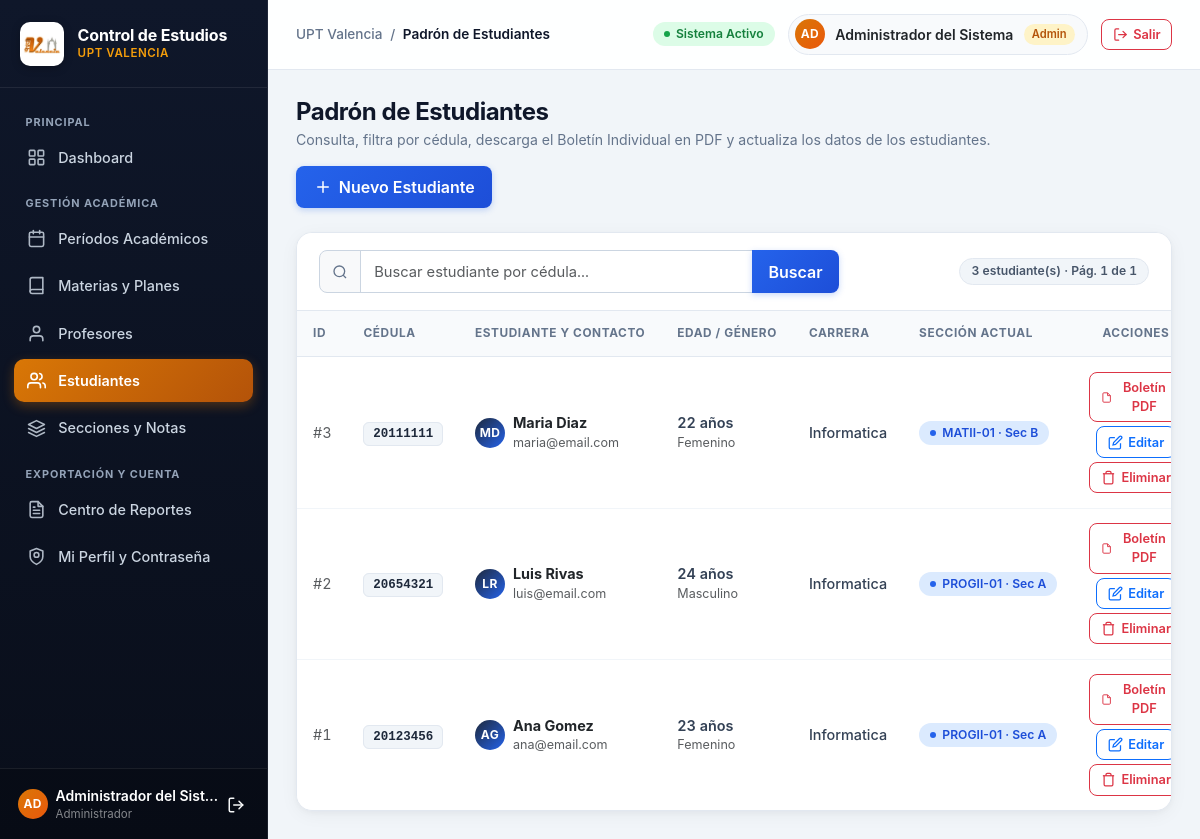
/estudiante/index (signed in), run on the app's committed database.
### tables this page shows
CREATE TABLE estudiantes (
    id INT AUTO_INCREMENT PRIMARY KEY,
    cedula VARCHAR(20) NOT NULL UNIQUE,
    nombres VARCHAR(100) NOT NULL,
    apellidos VARCHAR(100) NOT NULL,
    fecha_nacimiento DATE NOT NULL,
    genero ENUM('M', 'F', 'Otro') NOT NULL,
    direccion VARCHAR(200) NULL,
    telefono VARCHAR(20) NULL,
    correo VARCHAR(150) NULL,
    carrera VARCHAR(100) NULL,
    seccion_id INT NULL,
    created_at TIMESTAMP DEFAULT CURRENT_TIMESTAMP,
    CONSTRAINT fk_estudiante_seccion FOREIGN KEY (seccion_id)
        REFERENCES secciones(id) ON DELETE SET NULL ON UPDATE CASCADE
);

CREATE TABLE materias (
    id INT AUTO_INCREMENT PRIMARY KEY,
    codigo VARCHAR(20) NOT NULL UNIQUE,
    nombre VARCHAR(100) NOT NULL,
    creditos INT NOT NULL DEFAULT 3,
    descripcion TEXT NULL,
    created_at TIMESTAMP DEFAULT CURRENT_TIMESTAMP
);

CREATE TABLE secciones (
    id INT AUTO_INCREMENT PRIMARY KEY,
    materia_id INT NOT NULL,
    profesor_id INT NOT NULL,
    periodo_id INT NOT NULL,
    codigo_seccion VARCHAR(10) NOT NULL,
    aula VARCHAR(30) NULL,
    horario VARCHAR(100) NULL,
    created_at TIMESTAMP DEFAULT CURRENT_TIMESTAMP,
    CONSTRAINT fk_seccion_materia FOREIGN KEY (materia_id)
        REFERENCES materias(id) ON DELETE RESTRICT ON UPDATE CASCADE,
    CONSTRAINT fk_seccion_profesor FOREIGN KEY (profesor_id)
        REFERENCES profesores(id) ON DELETE RESTRICT ON UPDATE CASCADE,
    CONSTRAINT fk_seccion_periodo FOREIGN KEY (periodo_id)
        REFERENCES periodos(id) ON DELETE RESTRICT ON UPDATE CASCADE,
    CONSTRAINT uk_seccion_periodo UNIQUE (materia_id, periodo_id, codigo_seccion)
);

### app/Views/estudiante/index.php (the view, shortened to what the rows shown need)
<?php
require __DIR__ . '/../partials/header.php';
?>
<body>
<div class="ce-app-wrapper">
    <?php require __DIR__ . '/../partials/sidebar.php'; ?>
    <main class="ce-content">
        <div class="ce-page-header">
            <div>
                <h1 class="ce-page-title">Padrón de Estudiantes</h1>
            </div>
        </div>
        <div class="ce-card">
            <div class="table-responsive">
                <table class="table ce-table">
                    <thead>
                        <tr>
                            <th>ID</th>
                            <th>Cédula</th>
                            <th>Estudiante y Contacto</th>
                            <th>Edad / Género</th>
                            <th>Carrera</th>
                            <th>Sección Actual</th>
                            <th class="text-center">Acciones</th>
                        </tr>
                    </thead>
                    <tbody>
                        <?php if (empty($estudiantes)): ?>
                            <tr>
                                <td colspan="7" class="text-center text-muted py-5">
                                    <?= $busqueda !== ''
                                        ? 'No se encontraron estudiantes para la cédula "' . htmlspecialchars($busqueda) . '".'
                                        : 'No hay estudiantes registrados en el sistema.' ?>
                                </td>
                            </tr>
                        <?php else: ?>
                            <?php foreach ($estudiantes as $estudiante): ?>
                                <?php
                                $iniEst = strtoupper(substr($estudiante['nombres'] ?? 'E', 0, 1) . substr($estudiante['apellidos'] ?? '', 0, 1));
                                $generoTexto = 'Otro';
                                if ($estudiante['genero'] === 'M') {
                                    $generoTexto = 'Masculino';
                                } elseif ($estudiante['genero'] === 'F') {
                                    $generoTexto = 'Femenino';
                                }
                                ?>
                                <tr>
                                    <td class="tabular-nums text-muted">#<?= htmlspecialchars($estudiante['id']) ?></td>
                                    <td>
                                        <span class="ce-code-pill tabular-nums"><?= htmlspecialchars($estudiante['cedula']) ?></span>
                                    </td>
                                    <td>
                                        <div class="d-flex align-items-center gap-2">
                                            <span class="ce-avatar ce-avatar-sm">
                                                <?= htmlspecialchars($iniEst) ?>
                                            </span>
                                            <div>
                                                <div class="fw-bold text-dark">
                                                    <?= htmlspecialchars($estudiante['nombres'] . ' ' . $estudiante['apellidos']) ?>
                                                </div>
                                                <div class="text-muted small">
                                                    <?= htmlspecialchars(!empty($estudiante['correo']) ? $estudiante['correo'] : 'Sin correo registrado') ?>
                                                </div>
                                            </div>
                                        </div>
                                    </td>
                                    <td>
                                        <span class="fw-semibold tabular-nums"><?= htmlspecialchars($estudiante['edad'] ?? '—') ?> años</span>
                                        <span class="text-muted small d-block"><?= htmlspecialchars($generoTexto) ?></span>
                                    </td>
                                    <td>
                                        <span class="fw-medium"><?= htmlspecialchars(!empty($estudiante['carrera']) ? $estudiante['carrera'] : 'Sin asignar') ?></span>
                                    </td>
                                    <td>
                                        <?php if (!empty($estudiante['seccion_id'])): ?>
                                            <span class="ce-badge ce-badge-info">
                                                <span class="ce-badge-dot"></span>
                                                <?= htmlspecialchars($estudiante['materia_codigo'] ?? '') ?> · Sec <?= htmlspecialchars($estudiante['codigo_seccion'] ?? '') ?>
                                            </span>
                                        <?php else: ?>
                                            <span class="ce-badge ce-badge-neutral">Sin sección</span>
                                        <?php endif; ?>
                                    </td>
                                    <td class="text-center">
                                        <div class="d-inline-flex flex-wrap justify-content-center gap-1">
                                            <a href="<?= BASE_URL ?>reporte/kardexPdf/<?= htmlspecialchars($estudiante['id']) ?>"
                                               target="_blank"
                                               class="btn btn-sm btn-outline-danger ce-action-btn"
                                               title="Descargar Boletín Individual del Estudiante en PDF">
                                                <svg viewBox="0 0 24 24" fill="none" stroke="currentColor" stroke-width="2"><path d="M14 2H6a2 2 0 0 0-2 2v16a2 2 0 0 0 2 2h12a2 2 0 0 0 2-2V8z"/><polyline points="14 2 14 8 20 8"/></svg>
                                                <span>Boletín PDF</span>
                                            </a>
                                            <button type="button"
                                                    class="btn btn-sm btn-outline-primary ce-action-btn js-editar-estudiante"
                                                    data-id="<?= htmlspecialchars($estudiante['id']) ?>"
                                                    data-cedula="<?= htmlspecialchars($estudiante['cedula']) ?>"
                                                    data-nombres="<?= htmlspecialchars($estudiante['nombres']) ?>"
                                                    data-apellidos="<?= htmlspecialchars($estudiante['apellidos']) ?>"
                                                    data-fecha="<?= htmlspecialchars($estudiante['fecha_nacimiento']) ?>"
                                                    data-genero="<?= htmlspecialchars($estudiante['genero']) ?>"
                                                    data-direccion="<?= htmlspecialchars($estudiante['direccion'] ?? '') ?>"
                                                    data-telefono="<?= htmlspecialchars($estudiante['telefono'] ?? '') ?>"
                                                    data-correo="<?= htmlspecialchars($estudiante['correo'] ?? '') ?>"
                                                    data-carrera="<?= htmlspecialchars($estudiante['carrera'] ?? '') ?>">
                                                <svg viewBox="0 0 24 24" fill="none" stroke="currentColor" stroke-width="2"><path d="M11 4H4a2 2 0 0 0-2 2v14a2 2 0 0 0 2 2h14a2 2 0 0 0 2-2v-7"/><path d="M18.5 2.5a2.121 2.121 0 0 1 3 3L12 15l-4 1 1-4 9.5-9.5z"/></svg>
                                                <span>Editar</span>
                                            </button>
                                            <?php if ($rol === 'admin'): ?>
                                                <button type="button"
                                                        class="btn btn-sm btn-outline-danger ce-action-btn js-eliminar-estudiante"
                                                        data-id="<?= htmlspecialchars($estudiante['id']) ?>"
                                                        data-nombre="<?= htmlspecialchars($estudiante['nombres'] . ' ' . $estudiante['apellidos']) ?>">
                                                    <svg viewBox="0 0 24 24" fill="none" stroke="currentColor" stroke-width="2"><polyline points="3 6 5 6 21 6"/><path d="M19 6v14a2 2 0 0 1-2 2H7a2 2 0 0 1-2-2V6m3 0V4a2 2 0 0 1 2-2h4a2 2 0 0 1 2 2v2"/></svg>
                                                    <span>Eliminar</span>
                                                </button>
                                            <?php endif; ?>
                                        </div>
                                    </td>
                                </tr>
                            <?php endforeach; ?>
                        <?php endif; ?>
                    </tbody>
                </table>
            </div>
        </div>
    </main>
</div>
</body>
</html>

### data on the page
estudiantes: id "3", cedula "20111111", iniEst "MD", nombres+apellidos "Maria Diaz", correo "maria@email.com", edad "22", genero "Femenino", carrera "Informatica", materias.codigo "MATII-01", seccion.codigo_seccion "B"
estudiantes: id "2", cedula "20654321", iniEst "LR", nombres+apellidos "Luis Rivas", correo "luis@email.com", edad "24", genero "Masculino", carrera "Informatica", materias.codigo "PROGII-01", seccion.codigo_seccion "A"
estudiantes: id "1", cedula "20123456", iniEst "AG", nombres+apellidos "Ana Gomez", correo "ana@email.com", edad "23", genero "Femenino", carrera "Informatica", materias.codigo "PROGII-01", seccion.codigo_seccion "A"

### other printed values
$iniciales "AD"
$nombreUsuario "Administrador del Sist…"
$pageHeading "Padrón de Estudiantes"
$nombreUsuario "Administrador del Sistema"
$rolActual "Admin"
$totalEstudiantes "3"
$pagina "1"
$totalPaginas "1"
